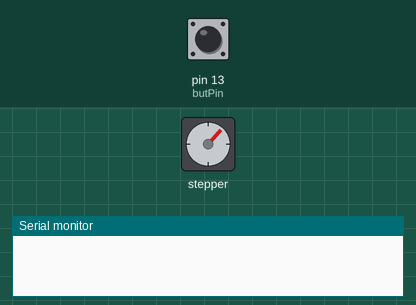
Simulated run of this sketch. Board: Arduino Uno, built with avr-gcc and run on an emulated ATmega328P. Parts: stepper motor, the last lines printed to the serial monitor. Inputs (shaded band) come from the test bench; at power-on: pin 13 (butPin) HIGH. Stepper angles assume 2048 steps per turn.

Above: at 1.2 s.
1.3 s: pin 13 (butPin) pulled LOW for 0.15 s
At 1.62 s:
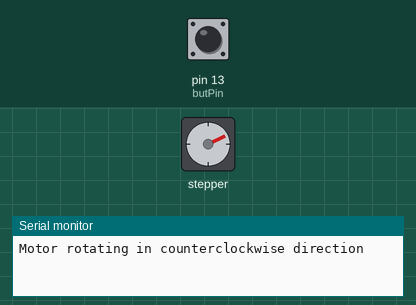
4.4 s: pin 13 (butPin) pulled LOW for 1 s
At 5.58 s:
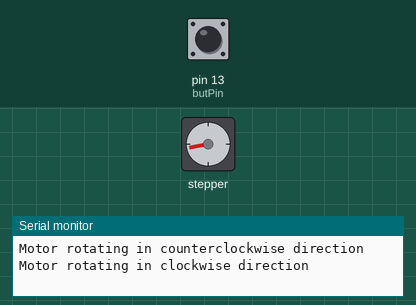
7.4 s: pin 13 (butPin) pulsed LOW 5 times (0.12 s each, 0.3 s apart)
At 7.69 s:
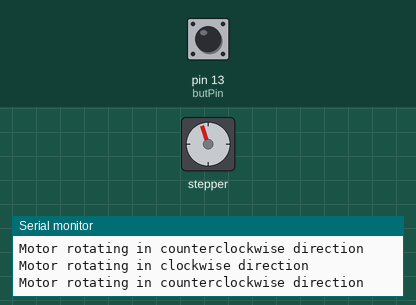
Timing chart, 0 to 20.9 s (numbered marks = the images above; inputs shaded):
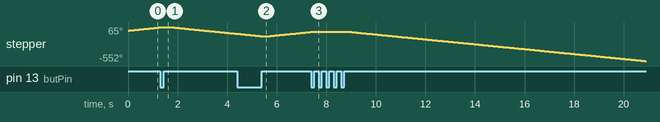

The sketch:

Stepper.ino
```cpp
#include <Stepper.h>

int stepsPerRevolution = 2048;
int motorSpeed = 10;
Stepper myStepper(stepsPerRevolution, 8, 10, 9, 11);

int butPin = 13;
int currButVal;
int prevButVal;

bool clockwise = true;

void setup() {
  Serial.begin(9600);
  pinMode(butPin, INPUT);
  prevButVal = digitalRead(butPin);
  myStepper.setSpeed(motorSpeed);
}

void loop() {
  currButVal = digitalRead(butPin);
  if (prevButVal == LOW && currButVal == HIGH) {
    clockwise = !clockwise;
    if (clockwise)
      Serial.println("Motor rotating in clockwise direction");
    else
      Serial.println("Motor rotating in counterclockwise direction");

    delay(200);
  }
  if (clockwise)
    myStepper.step(10);
  else
    myStepper.step(-10);
  delay(10);
  prevButVal = currButVal;
}
```
